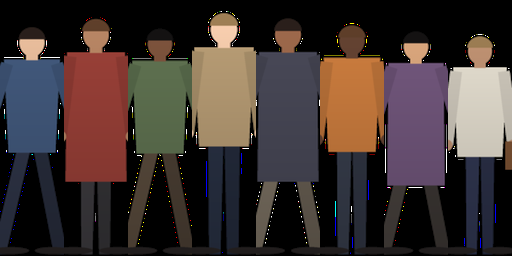
#> input picture game3d/art/world/misc/npc_atlas.png, 512 x 256 px
$ python -i make_world_art.py   (imports and definitions only)
#> lines starting #> are read from the running program, lines starting #| are printed output that depends on the picture
### app/game3d/tools/world/stylise.py
"""The art direction's mandatory stylise pass (ART-DIRECTION.md 4.1, tokens.json world.stylise), shared by every
photo-sourced texture in app/game3d/art/world (make_world_art.py), plus the small array helpers the generators use.

    downscale to the target texel density -> median 3 px -> posterise 24 levels -> gaussian 2 px
    -> clamp HSV saturation <= 0.55 (paint/sign accents exempt) -> re-tint: mean-match to the token hex
    normal maps: strength x0.5; roughness >= 0.6 (glass and water excepted)

Every filter wraps round the edges, so a tileable source stays tileable. Arrays are float32 0..1, HxWx3 (sRGB).
"""
from __future__ import annotations

import glob
import os

import numpy as np
from PIL import Image, ImageFilter

STYLISE = {"median_px": 3, "posterise_levels": 24, "blur_px": 2, "max_hsv_saturation": 0.55,
           "normal_strength": 0.5, "min_roughness": 0.6}


# ---------------------------------------------------------------- io
def hexc(h: str) -> np.ndarray:
    h = h.lstrip("#")
    return np.array([int(h[i:i + 2], 16) / 255.0 for i in (0, 2, 4)], np.float32)


def load(path: str, mode: str = "RGB") -> np.ndarray:
    return np.asarray(Image.open(path).convert(mode), np.float32) / 255.0


def source(src_dir: str, asset_id: str, kind: str = "Color", mode: str = "RGB") -> np.ndarray:
    """An ambientCG map (1K JPG or PNG) from <src_dir>/<Id>/."""
    f = sorted(glob.glob(os.path.join(src_dir, asset_id, f"*_{kind}.*")))
    if not f:
        raise FileNotFoundError(f"{asset_id} {kind} in {src_dir}")
    return load(f[0], mode)


def to_img(a: np.ndarray) -> Image.Image:
    return Image.fromarray((np.clip(a, 0.0, 1.0) * 255.0 + 0.5).astype(np.uint8))


def save(a: np.ndarray, path: str) -> None:
    os.makedirs(os.path.dirname(path), exist_ok=True)
    to_img(a).save(path, optimize=True)


# ---------------------------------------------------------------- wrap-safe filters
def _pad(a: np.ndarray, p: int) -> np.ndarray:
    return np.pad(a, ((p, p), (p, p)) + ((0, 0),) * (a.ndim - 2), mode="wrap")


# [33 lines left out: functions wrap_filter, resize_wrap, tile_to, blur, not called in this run]


# ---------------------------------------------------------------- colour
def luma(a: np.ndarray) -> np.ndarray:
    return a[..., 0] * 0.299 + a[..., 1] * 0.587 + a[..., 2] * 0.114


# [90 lines left out: functions clamp_saturation, mean_match, neutral, stylise, roughness, normal_from_height and 1 more, not called in this run]

### game3d/tools/world/make_world_art.py
"""Rebuilds every texture in app/game3d/art/world (look-world, cq W1) from CC0 sources, deterministically.

    python make_world_art.py <assets-src dir with ambientCG <Id>/ folders> <out: app/game3d/art/world> [--sheet x.jpg]

ground/  tileable ground by land use (ART-DIRECTION.md 2.2, 4.4, 4.5), wear + water normal
trims/   the 7 regional facade trim sheets (4.3), see trim_sheets.py
roofs/   flat roof membrane
misc/    landmark stone, clock face, prop and foliage breakup noise, distant pedestrian silhouettes
CREDITS.md is written from the CREDITS table below. Every photo-sourced texture goes through stylise.stylise().
"""
from __future__ import annotations

import json
import os
import sys

import numpy as np
from PIL import Image, ImageDraw, ImageFilter

sys.path.insert(0, os.path.dirname(os.path.abspath(__file__)))
import stylise as S  # noqa: E402
import trim_sheets  # noqa: E402

ACG = "https://ambientcg.com/view?id="
CREDITS: list[dict] = []


def credit(path: str, what: str, size: str, density: str, sources: list[str], process: str) -> None:
    CREDITS.append({"file": path, "what": what, "size": size, "px_per_m": density, "sources": sources, "process": process})


# ---------------------------------------------------------------- paving builder
# [38 lines left out: functions paving, row_lengths, not called in this run]


def grain_from(src: str, aid: str, n: int, tile: int | None = None, contrast: float = 1.0) -> np.ndarray:
    """A photo texture as a neutral-ish grain at n px (tile px per repeat), contrast scaled round its mean."""
    a = S.source(src, aid)
    t = tile or n
    a = S.resize_wrap(a, t, t)
    a = S.tile_to(a, n, n)
    m = a.reshape(-1, 3).mean(0)
    return np.clip(m + (a - m) * contrast, 0, 1).astype(np.float32)


def lowfreq(n: int, seed: int, amp: float, beta: float = 2.5, fmax: float = 6) -> np.ndarray:
    return (1.0 + S.fnoise(n, n, beta, seed, 1, fmax) * amp)[..., None].astype(np.float32)


# ---------------------------------------------------------------- ground
# [139 lines left out: function make_ground, not called in this run]


# ---------------------------------------------------------------- roofs + misc
def make_roofs_misc(src: str, out: str) -> None:
    n = 512
    gr = grain_from(src, "Gravel023", n, 256, 0.55) * 0.5 + grain_from(src, "Concrete036", n, 512, 0.8) * 0.5
    rects = [(x * 128, 0, 128, n) for x in range(4)]     # membrane runs 1 m wide
    a = paving(n, rects, gr, 2, 4, 0.75, 50, tone_sd=0.03)
    a = S.stylise(a * lowfreq(n, 51, 0.06))
    a = S.neutral(a, 0.8, 1.0)
    S.save(a, f"{out}/roofs/roof_flat.png")
    credit("roofs/roof_flat.png", "flat roof membrane + gravel, neutral (mean 0.8), tint by the region roof hex", "512",
           "128 (4 m tile)", ["Gravel023", "Concrete036"], "procedural 1 m membrane runs, photo grain; stylise pass, greyed to mean 0.8")

    # landmark stone: ashlar 0.5 m courses, 1 m blocks, 2 m tile
    rects = []
    for r in range(4):
        off = 128 if r % 2 else 0
        for c in range(2):
            rects.append((off + c * 256, r * 128, 256, 128))
    gr = grain_from(src, "Marble012", n, 512, 0.4) * 0.5 + grain_from(src, "Concrete034", n, 256, 0.7) * 0.5
    a = paving(n, rects, gr, 3, 8, 0.7, 52, tone_sd=0.03)
    a = S.stylise(a, target=np.array([0.81, 0.795, 0.765], np.float32))
    S.save(a, f"{out}/misc/stone.png")
    credit("misc/stone.png", "pale ashlar / limestone for landmarks and kerbs", "512", "256 (2 m tile)", ["Marble012", "Concrete034"],
           "procedural ashlar coursing, photo grain; stylise pass, mean ~0.8 warm neutral")

    # clock face 256 RGBA
    k = 4
    N = 256 * k
    im = Image.new("RGBA", (N, N), (0, 0, 0, 0))
    d = ImageDraw.Draw(im)
    c = N / 2
    d.ellipse([4 * k, 4 * k, N - 4 * k, N - 4 * k], fill=(46, 42, 38, 255))
    d.ellipse([14 * k, 14 * k, N - 14 * k, N - 14 * k], fill=(196, 160, 82, 255))
    d.ellipse([20 * k, 20 * k, N - 20 * k, N - 20 * k], fill=(242, 232, 206, 255))
    for i in range(60):
        a_ = i / 60 * 2 * np.pi
        r0, r1 = (0.71, 0.84) if i % 5 == 0 else (0.80, 0.84)
        w = (5 if i % 15 == 0 else 3) * k if i % 5 == 0 else k
        d.line([(c + np.sin(a_) * c * r0, c - np.cos(a_) * c * r0), (c + np.sin(a_) * c * r1, c - np.cos(a_) * c * r1)],
               fill=(30, 28, 30, 255), width=int(w))
    for ang, ln, w in ((305.0, 0.45, 9), (60.0, 0.68, 6)):   # 10:10 (hour hand, minute hand)
        a_ = np.radians(ang)
        d.line([(c, c), (c + np.sin(a_) * c * ln, c - np.cos(a_) * c * ln)], fill=(28, 26, 30, 255), width=w * k)
    d.ellipse([c - 7 * k, c - 7 * k, c + 7 * k, c + 7 * k], fill=(28, 26, 30, 255))
    im = im.resize((256, 256), Image.LANCZOS)
    im.save(f"{out}/misc/clock_face.png", optimize=True)
    credit("misc/clock_face.png", "clock dial (cream, bar numerals, gold ring, 10:10), alpha outside", "256 RGBA", "-", [],
           "drawn with PIL at 4x; own work")

    # props noise + foliage breakup
    n = 256
    p = 0.5 + S.fnoise(n, n, 2.0, 60, 2, 64) * 0.07 + S.fnoise(n, n, 2.8, 61, 1, 12) * 0.05
    p = S.wrap_filter(np.repeat(p[..., None], 3, -1), lambda im: im.filter(ImageFilter.MedianFilter(3)))[..., 0]
    p = p + (0.5 - p.mean())
    Image.fromarray((np.clip(p, 0, 1) * 255 + 0.5).astype(np.uint8), "L").save(f"{out}/misc/props_noise.png", optimize=True)
    credit("misc/props_noise.png", "painterly breakup noise for props (mean 0.5)", "256 L", "128 at 2 m", [], "procedural; own work")
    rr = np.random.default_rng(62)
    big = Image.new("L", (n * 3, n * 3), 128)
    d = ImageDraw.Draw(big)
    for _ in range(420):
        x, y, rad = rr.uniform(0, n), rr.uniform(0, n), rr.uniform(5, 15)
        v = int(rr.uniform(70, 200))
        for ox in (0, n, 2 * n):
            for oy in (0, n, 2 * n):
                d.ellipse([x + ox - rad, y + oy - rad, x + ox + rad, y + oy + rad], fill=v)
                d.ellipse([x + ox - rad * 0.6, y + oy - rad * 0.75, x + ox + rad * 0.4, y + oy - rad * 0.05],
                          fill=min(255, v + 40))
    f = np.asarray(big.filter(ImageFilter.GaussianBlur(1.2)), np.float32)[n:2 * n, n:2 * n] / 255.0
    f = f + (0.5 - f.mean())
    Image.fromarray((np.clip(f, 0, 1) * 255 + 0.5).astype(np.uint8), "L").save(f"{out}/misc/foliage.png", optimize=True)
    credit("misc/foliage.png", "leafy clump breakup for tree canopies (mean 0.5)", "256 L", "-", [], "procedural (wrapped leaf clumps); own work")

    make_npcs(f"{out}/misc/npc_atlas.png")
    credit("misc/npc_atlas.png", "8 distant pedestrian silhouettes (64 x 256 px cells, feet at the bottom)", "512x256 RGBA", "-", [],
           "drawn with PIL at 4x; own work")


# [93 lines left out: functions make_npcs, write_credits, not called in this run]


PREVIEW_TINT = {"trim_uk_brick": "#A65441", "trim_uk_stone": "#E3DACB", "trim_us_brownstone": "#7A4E3A",
                "trim_us_modern": "#BDB8AF", "trim_us_west": "#E8D7BC", "trim_wa_render": "#D9A548", "trim_generic": "#EEE6D8"}


# [60 lines left out: functions contact_sheet, main, not called in this run]


# [2 lines not run here, left out]

>>> import cv2
>>> picture = cv2.imread('../../art/world/misc/npc_atlas.png', cv2.IMREAD_GRAYSCALE)
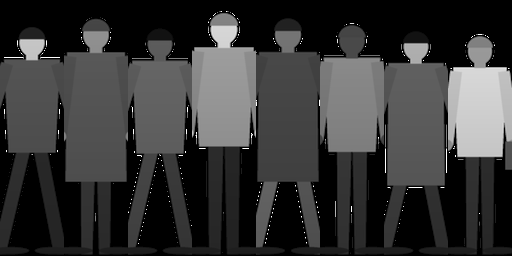
#> picture: shape (256, 512); min 0, max 255, mean 55
>>> result = make_roofs_misc(picture, 'out.png')
#> (the run stopped early here; a loop or call above may not have finished)

$ run again, on game3d/art/world/misc/screens.png
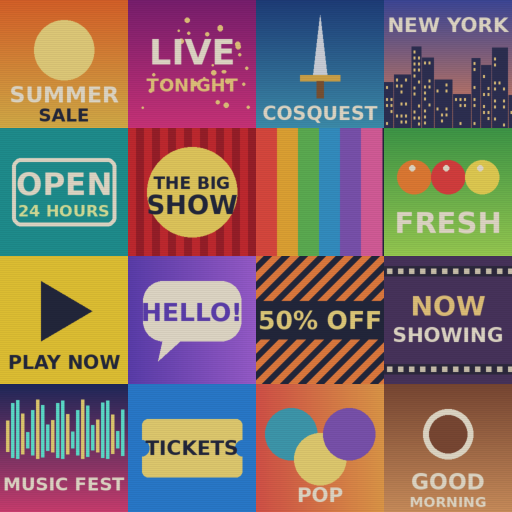
#> input picture game3d/art/world/misc/screens.png, 1024 x 1024 px (shown at 1/2 size)
#> `picture = cv2.imread('../../art/world/misc/npc_atlas.png', cv2.IMREAD_..`:
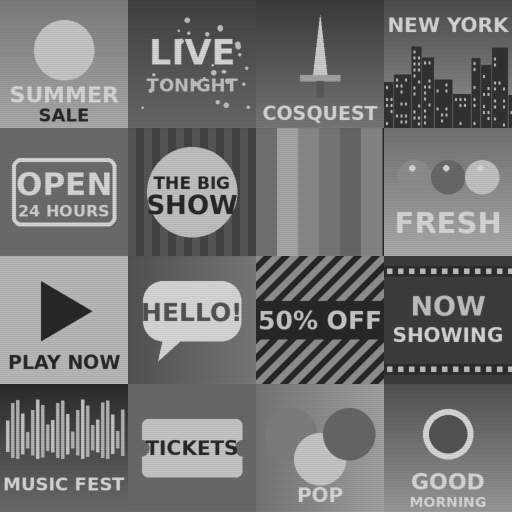
#> picture: shape (1024, 1024) (shown at 1/2 size); min 33, max 214, mean 115.8
